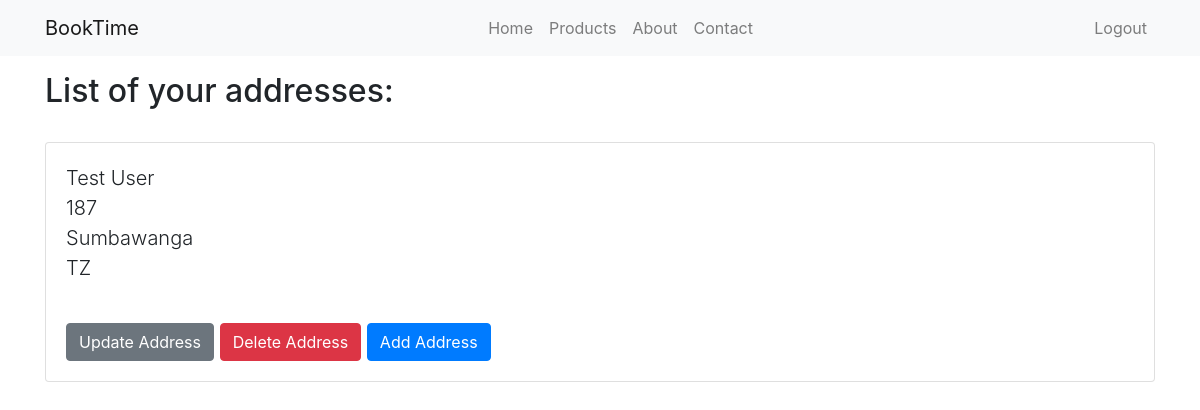
The page /accounts/addresses/ (signed in) on the database as committed earlier.
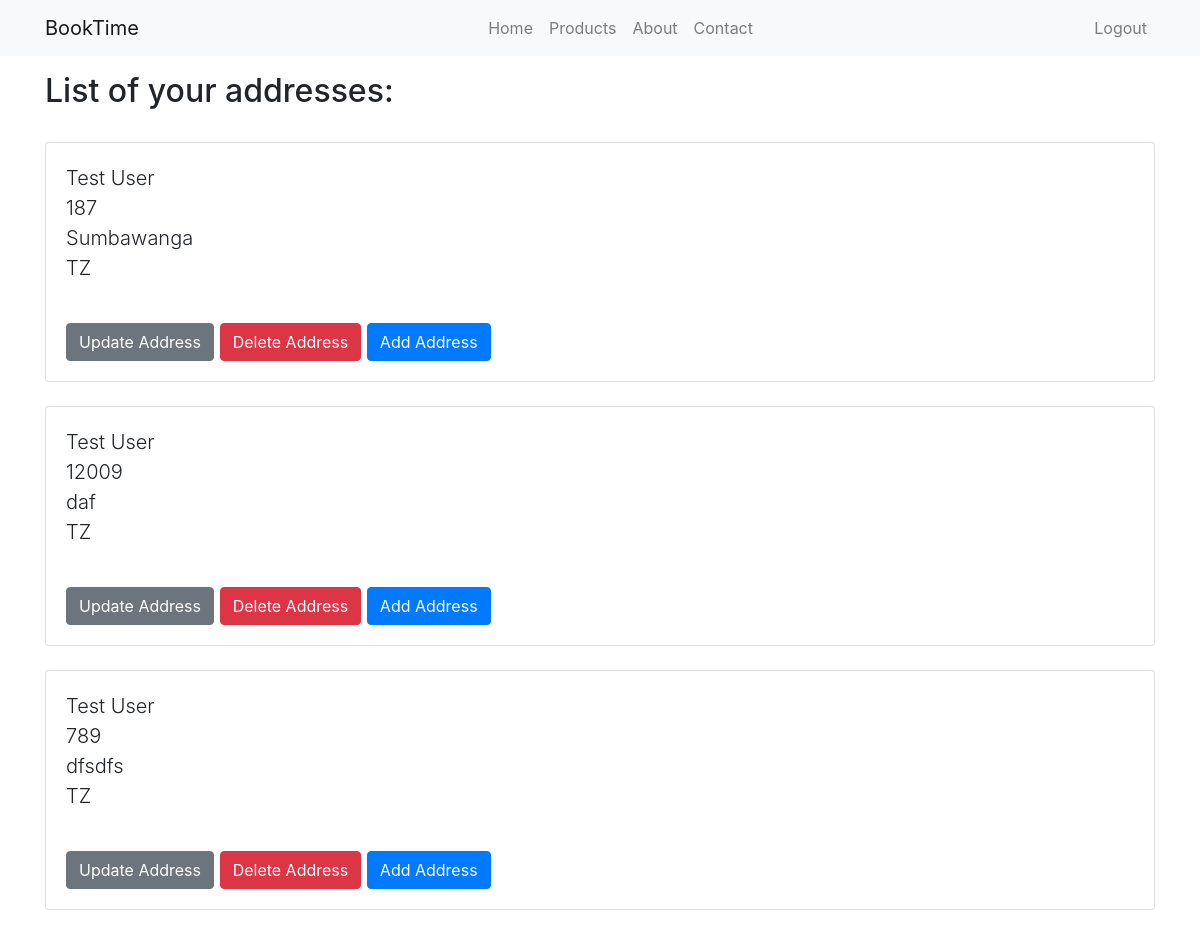
The same page on the database as committed later.
### accounts/models.py (models this page shows, shortened)
class Address(models.Model):
    SUPPORTED_COUNTRIES = (
        ('TZ', 'Tanzania'),
    )
    user = models.ForeignKey(CustomUser, on_delete=models.CASCADE)
    zip_code = models.CharField('ZIP / Postal Code', max_length=12)
    city = models.CharField(max_length=60)
    country = models.CharField(max_length=3, choices=SUPPORTED_COUNTRIES, default='TZ')
    class Meta:
        verbose_name_plural = "Addresses"

class CustomUser(AbstractBaseUser):
    email = models.EmailField(
        verbose_name='email address',
        max_length=255,
        unique=True,
    )
    name = models.CharField(max_length=100)
    is_active = models.BooleanField(default=True)
    is_superuser = models.BooleanField(default=False)
    objects = CustomUserManager()
    USERNAME_FIELD = 'email'
    REQUIRED_FIELDS = ['name',]

### accounts/views.py (the view)
# urls.py: path('addresses/', views.AddressListView.as_view(), name='address-list'),
class AddressListView(ListView):
    model = Address
    template_name = 'accounts/address_list.html'
    def get_queryset(self):
        return self.model.objects.filter(user=self.request.user)

### accounts/templates/accounts/address_list.html (shortened to what this page needs)
{% extends 'main/base.html' %}
{% block content %}
    {% if object_list %}
        <h2>List of your addresses:</h2>
        {% for address in object_list %}
            <div class="lead pt-4">
                <div class="card">
                    <div class="card-body">
                        {{ address.user.name }}<br>
                        {{ address.zip_code }}<br>
                        {{ address.city }}<br>
                        {{ address.country }}<br>
                    </div>
                    <div class="card-body">
                        <a href="{% url 'accounts:address-update' address.pk %}" class="btn btn-secondary">Update Address</a>
                        <a href="" class="btn btn-danger">Delete Address</a>
                        <a href="{% url 'accounts:address-create' %}" class="btn btn-primary">Add Address</a>
                    </div>
                </div>
            </div>
        {% endfor %}
    {% else %}
        <h2>You have no addresses yet.</h2>
    {% endif %}
{% endblock content %}

Rows that differ between the two databases and show on the page:
added Address: user.name "Test User", zip_code "12009", city "daf", country "TZ"
added Address: user.name "Test User", zip_code "789", city "dfsdfs", country "TZ"
